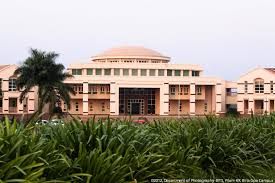
#> input picture Week 3/img3.jpg, 275 x 183 px
$ jupyter execute Week3_Assignment1_Hardik.ipynb
#> lines starting #> are read from the running program, lines starting #| are printed output that depends on the picture
[cell 1]
import numpy as np
import cv2
import matplotlib.pyplot as plt
from sklearn.cluster import KMeans

img = cv2.imread('img3.jpg')
#> img is the input picture: shape (183, 275, 3); mean B, G, R 128, 143.7, 149.9
Z = img.reshape((-1,3))

# convert to np.float32
Z = np.float32(Z)

# define criteria, number of clusters(K) and apply kmeans()
criteria = (cv2.TERM_CRITERIA_EPS + cv2.TERM_CRITERIA_MAX_ITER, 10, 1.0)
K = 5
ret,label,center=cv2.kmeans(Z,K,None,criteria,10,cv2.KMEANS_RANDOM_CENTERS)
#> ret = 33101341.1; center = [[188.9, 207.2, 239.9], [46.36, 82.44, 83.87], [10.49, 37.96, 33.63], [246.8, 238.8, 240.7], [103.5, 130.6, 158.1]]

# Now convert back into uint8, and make original image
center = np.uint8(center)
#> center = [[188, 207, 239], [46, 82, 83], [10, 37, 33], [246, 238, 240], [103, 130, 158]]
res = center[label.flatten()]
res2 = res.reshape((img.shape))
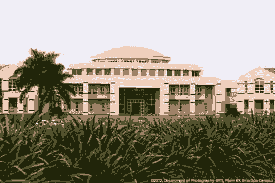
#> res2: shape (183, 275, 3); mean B, G, R 127.4, 143, 149.2
res2 = cv2.cvtColor(res2, cv2.COLOR_BGR2RGB)
# [6 lines of commented-out code are left out]
height, width = res2.shape[:2]
#> height = 183; width = 275

def find_histogram(clt):
    """
    create a histogram with k clusters
    :param: clt
    :return:hist
    """
    numLabels = np.arange(0, len(np.unique(clt.labels_)) + 1)
    (hist, _) = np.histogram(clt.labels_, bins=numLabels)

    hist = hist.astype("float")
    hist /= hist.sum()

    return hist
def plot_colors2(hist, centroids):
    bar = np.zeros((70, height, 3), dtype="uint8")
    startX = 0

    for (percent, color) in zip(hist, centroids):
        # plot the relative percentage of each cluster
        endX = startX + (percent * height)
        cv2.rectangle(bar, (int(startX), 0), (int(endX), 70),
                      color.astype("uint8").tolist(), -1)
        startX = endX
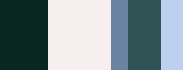
#> bar: shape (70, 183, 3); mean of channels 0, 1, 2 150.1, 144, 128.7; drawn as B, G, R

    # return the bar chart
    return bar

img = cv2.imread("img3.jpg")
img = cv2.cvtColor(img, cv2.COLOR_BGR2RGB)

img = img.reshape((img.shape[0] * img.shape[1],3)) #represent as row*column,channel number
clt = KMeans(n_clusters=5) #cluster number
clt.fit(img)

hist = find_histogram(clt)
bar = plot_colors2(hist, clt.cluster_centers_)
bar = cv2.rotate(bar, cv2.ROTATE_90_CLOCKWISE)
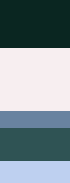
#> bar: shape (183, 70, 3); mean of channels 0, 1, 2 150.1, 144, 128.7; drawn as B, G, R
bar = cv2.hconcat([res2, bar])
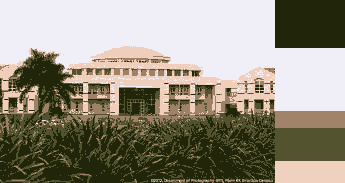
#> bar: shape (183, 345, 3); mean R, G, B 149.4, 143.2, 127.7
plt.axis("off")
plt.imshow(bar)
plt.show()

$ run again, with Week 3/img1.jpg copied over Week 3/img3.jpg
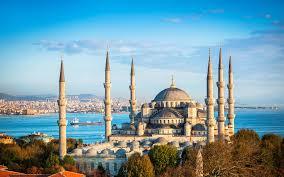
#> input picture Week 3/img1.jpg, 284 x 177 px
#> img is the input picture: shape (177, 284, 3); mean B, G, R 168.6, 156.3, 118.5
#> `ret,label,center=cv2.kmeans(Z,K,None,criteria,10,cv2.KMEANS_RANDOM_CEN..`: ret = 89597657.3; center = [[26.58, 50.89, 69.03], [99.81, 113.2, 122.1], [229.2, 206.9, 165.4], [217.2, 160.2, 31.72], [158.8, 188.4, 212.4]]
#> `center = np.uint8(center)`: center = [[26, 50, 69], [99, 113, 122], [229, 206, 165], [217, 160, 31], [158, 188, 212]]
#> after the loop in plot_colors2, `for (percent, color) in zip(hist, centroids):`:
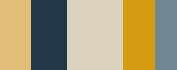
#> bar: shape (70, 177, 3); mean of channels 0, 1, 2 117.9, 155.9, 168.6; drawn as B, G, R
#> `bar = cv2.hconcat([res2, bar])`:
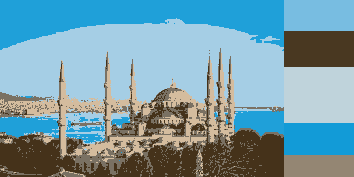
#> bar: shape (177, 354, 3); mean R, G, B 118.1, 155.7, 168.3
